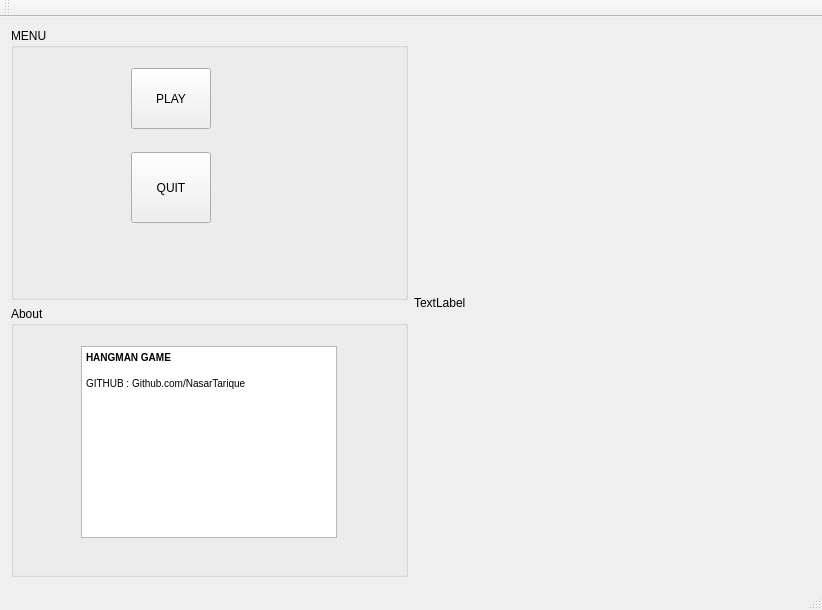
<?xml version="1.0" encoding="UTF-8"?>
<ui version="4.0">
 <class>HANGAMAN</class>
 <widget class="QMainWindow" name="HANGAMAN">
  <property name="geometry">
   <rect>
    <x>0</x>
    <y>0</y>
    <width>822</width>
    <height>610</height>
   </rect>
  </property>
  <property name="windowTitle">
   <string>HANGAMAN</string>
  </property>
  <widget class="QWidget" name="centralWidget">
   <layout class="QGridLayout" name="gridLayout">
    <item row="0" column="0">
     <widget class="QGroupBox" name="groupBox">
      <property name="title">
       <string>MENU</string>
      </property>
      <widget class="QPushButton" name="pushButton">
       <property name="geometry">
        <rect>
         <x>120</x>
         <y>40</y>
         <width>80</width>
         <height>61</height>
        </rect>
       </property>
       <property name="text">
        <string>PLAY</string>
       </property>
      </widget>
      <widget class="QPushButton" name="pushButton_2">
       <property name="geometry">
        <rect>
         <x>120</x>
         <y>124</y>
         <width>80</width>
         <height>71</height>
        </rect>
       </property>
       <property name="text">
        <string>QUIT</string>
       </property>
      </widget>
     </widget>
    </item>
    <item row="0" column="1" rowspan="2">
     <widget class="QLabel" name="label">
      <property name="text">
       <string>TextLabel</string>
      </property>
     </widget>
    </item>
    <item row="1" column="0">
     <widget class="QGroupBox" name="groupBox_2">
      <property name="title">
       <string>About</string>
      </property>
      <widget class="QTextBrowser" name="textBrowser">
       <property name="geometry">
        <rect>
         <x>70</x>
         <y>40</y>
         <width>256</width>
         <height>192</height>
        </rect>
       </property>
       <property name="html">
        <string>&lt;!DOCTYPE HTML PUBLIC &quot;-//W3C//DTD HTML 4.0//EN&quot; &quot;http://www.w3.org/TR/REC-html40/strict.dtd&quot;&gt;
&lt;html&gt;&lt;head&gt;&lt;meta name=&quot;qrichtext&quot; content=&quot;1&quot; /&gt;&lt;style type=&quot;text/css&quot;&gt;
p, li { white-space: pre-wrap; }
&lt;/style&gt;&lt;/head&gt;&lt;body style=&quot; font-family:'MS Shell Dlg 2'; font-size:7.8pt; font-weight:400; font-style:normal;&quot;&gt;
&lt;p style=&quot; margin-top:0px; margin-bottom:0px; margin-left:0px; margin-right:0px; -qt-block-indent:0; text-indent:0px;&quot;&gt;&lt;span style=&quot; font-weight:600;&quot;&gt;HANGMAN GAME &lt;/span&gt;&lt;/p&gt;
&lt;p style=&quot;-qt-paragraph-type:empty; margin-top:0px; margin-bottom:0px; margin-left:0px; margin-right:0px; -qt-block-indent:0; text-indent:0px;&quot;&gt;&lt;br /&gt;&lt;/p&gt;
&lt;p style=&quot; margin-top:0px; margin-bottom:0px; margin-left:0px; margin-right:0px; -qt-block-indent:0; text-indent:0px;&quot;&gt;GITHUB : Github.com/NasarTarique&lt;/p&gt;&lt;/body&gt;&lt;/html&gt;</string>
       </property>
      </widget>
     </widget>
    </item>
   </layout>
  </widget>
  <widget class="QMenuBar" name="menuBar">
   <property name="geometry">
    <rect>
     <x>0</x>
     <y>0</y>
     <width>822</width>
     <height>25</height>
    </rect>
   </property>
  </widget>
  <widget class="QToolBar" name="mainToolBar">
   <attribute name="toolBarArea">
    <enum>TopToolBarArea</enum>
   </attribute>
   <attribute name="toolBarBreak">
    <bool>false</bool>
   </attribute>
  </widget>
  <widget class="QStatusBar" name="statusBar"/>
 </widget>
 <layoutdefault spacing="6" margin="11"/>
 <resources/>
 <connections/>
</ui>
